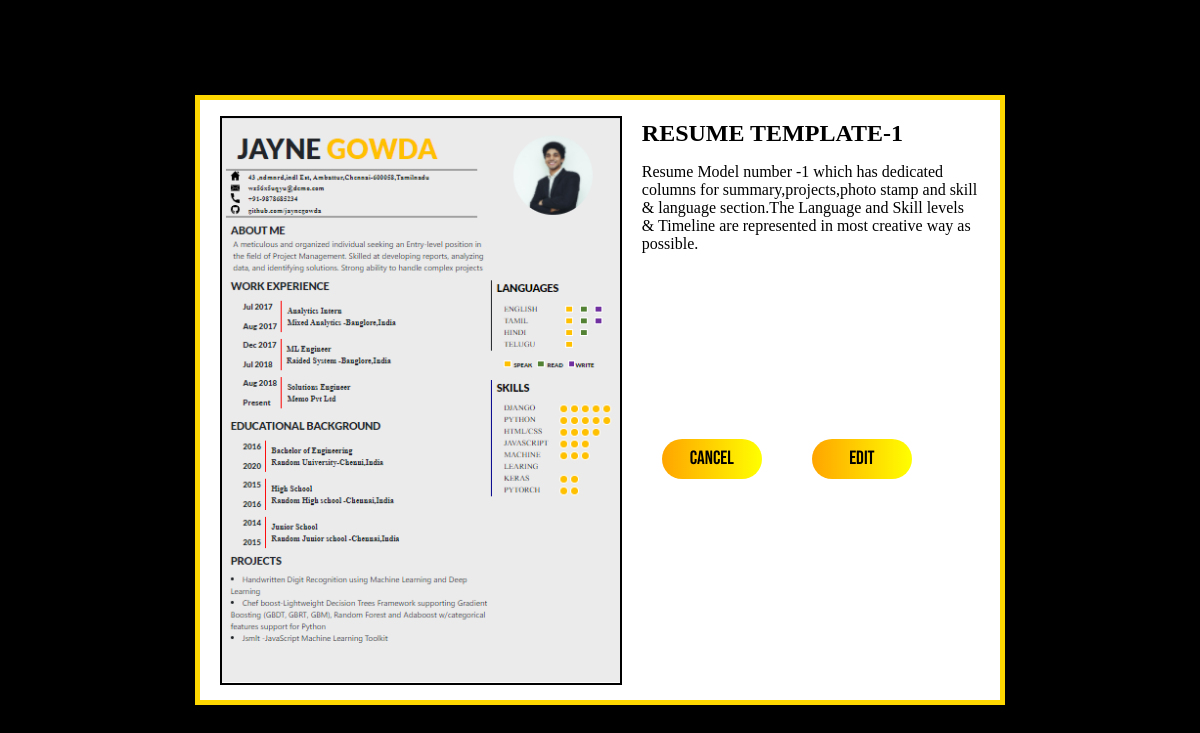
Page /preview/1/ on the committed database.
### resume_app/models.py (models this page shows)
class Resume_template_data(models.Model):
    attach_pin=models.ForeignKey(Resume_home_data,on_delete=models.CASCADE,related_name="resume_pin")
    title=models.CharField(max_length=35)
    info=models.TextField(max_length=255)
    large_image=models.ImageField(upload_to='large_image/')
    doc_html_file=models.FileField(upload_to='documents')

### resume_app/views.py (the view)
# urls.py: url(r'^preview/(?P<pk>\d+)/$',views.preview.as_view(template_name="prefix_homepage.html"),name="index_preview"),
class preview(DetailView):
    model = Resume_template_data

### templates/prefix_homepage.html (shortened to what this page needs)
{% extends "Base.html" %}
{% load static %}
{% block title_block %}
    <link href="{%  static "CSS/grid_dec.css" %}" rel="stylesheet">
{% endblock %}
{% block body_block %}
    <div class="modalwin">
<div class="modal-cnt">
<img src="{{object.large_image.url}}" alt="no image Found" class="png-section-2">
<div class="right-col">
    <h2 class="title-template">{{ object.title }}</h2>
    <p class="template-info">{{ object.info }}</p>
    <div class="button-div-template">
        <button class="cnt-btn" id="cnt-btn-cancel" onclick="history.back()">cancel</button>
    <button class="cnt-btn" id="cnt-btn-edit" onclick="location.href='{% url "step_forms" object.pk %}'">Edit</button>
    </div>
</div>
</div>
</div>
{% endblock %}

### templates/Base.html (shortened to what this page needs)
<!DOCTYPE html>
<html lang="en">
<head>
    {% block title_block %}
    {% endblock %}
</head>
<body>
{% block body_block %}
{% endblock %}
</body>
</html>

### static/CSS/grid_dec.css (style rules this page uses)
body { margin:0px ; }
.modalwin { height: 100%; width: 100%; display:flex; position: absolute; background:rgb(0,0,0); top: 0; bottom: 0; left: 0; right: 0; justify-content:center; align-items:center; }
.modal-cnt { width:800px; height:600px; background-color:white; border:5px solid gold; align-items:center; display:flex; }
.png-section-2 { margin:20px; height:565px; width: 410px; border:2px solid black; }
.right-col { width: 100%; height: 100%; margin-top: 20px; margin-bottom:20px; margin-right: 20px; padding: 0; position: relative; }
.title-template { margin-bottom: 0; }
.cnt-btn { width:100px; height:40px; border-radius:20px; padding:0px; margin:0px; cursor:pointer; box-shadow:transparent; outline:none; border: none; font-weight:300; font-family: 'Bebas Neue', cursive; background:linear-gradient(to right,orange,yellow); color:black; text-align:center; font-size: larger; }
.button-div-template { padding:20px; position: relative; bottom:-25%; display:flex; flex-direction: row; column-gap: 50px; }

### rows in the picture
Resume_template_data: large_image (picture), title "RESUME TEMPLATE-1", info "Resume Model number -1 which has dedicated columns for summary,projects,photo stamp and skill & language section.The Language and Skill levels & Timeline are represented in most creative way as possible."
